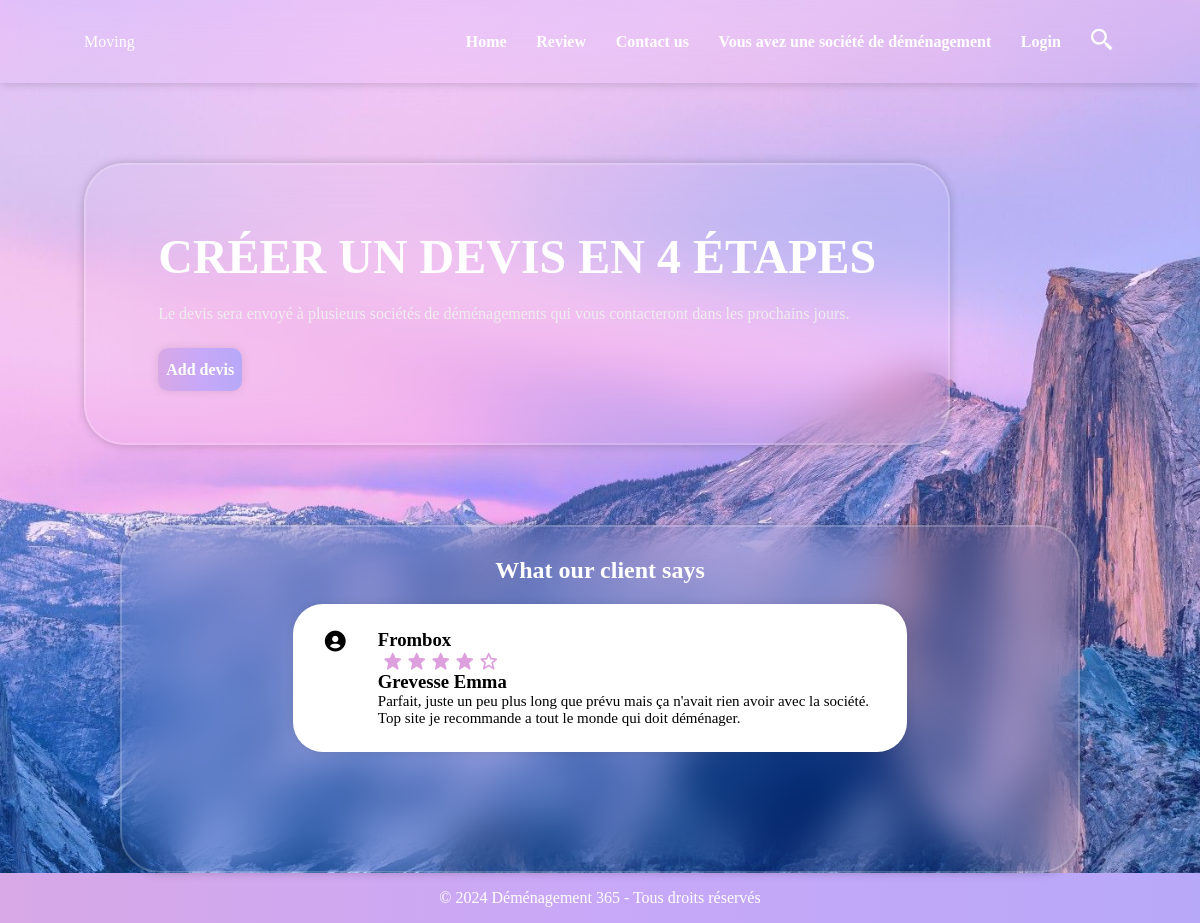
Screenshot of /mon_dem/page_accueil/ with the database file from the repository.
### mon_dem/models.py (models this page shows, shortened)
class Review(models.Model):
    company = models.ForeignKey(MovingCompany, on_delete=models.CASCADE, related_name="review")
    client = models.ForeignKey(CustomUser, on_delete=models.CASCADE, related_name="review")
    rating = models.IntegerField()
    comment = models.TextField()
    created = models.DateTimeField(auto_now_add=True)
    active = models.BooleanField(default=True)

class MovingCompany(models.Model):
    user = models.OneToOneField(settings.AUTH_USER_MODEL, on_delete=models.CASCADE) #directement modif depuis settings
    companyname = models.CharField(max_length=100)
    rue = models.CharField(max_length=200)
    numero_rue = models.CharField(max_length=14)
    post_zip = models.CharField(max_length=20)
    TVA = models.CharField(max_length=14)
    phonenumber = models.CharField(max_length=100)
    national = models.BooleanField(default=False)
    international = models.BooleanField(default=False)
    region = models.ManyToManyField(Region)
    pays = models.ManyToManyField(Pays)
    service = models.ManyToManyField(Services)
    abonnement = models.IntegerField(default=0)
    total_devis = models.IntegerField(default=0)
    limits_reached = models.BooleanField(default=False)
    devis = models.ManyToManyField(MovingRequest, blank=True)
    date_inscription = models.DateTimeField(auto_now_add=True)
    calendar = models.OneToOneField(Calendar, on_delete=models.CASCADE, null=True)
    def __str__(self):
        return self.companyname

class CustomUser(models.Model):
    name = models.CharField(max_length=100)
    firstname = models.CharField(max_length=100)
    phonenumber = models.CharField(max_length=100)
    email = models.EmailField()
    entreprise = models.BooleanField(default=False)
    date_inscription = models.DateTimeField(auto_now_add=True)

### mon_dem/views.py (the view)
# urls.py: path('page_accueil/', views.page_accueil, name='page_accueil'),
def page_accueil(request):
    services =  Services.objects.all()# Redirigez vers une URL après succès.
    reviews_pot = Review.objects.filter(active=True)
    reviews = reviews_pot.order_by('?')[:3]
    return render(request, 'page_accueil.html', {'services' : services, 'reviews' : reviews})

### mon_dem/templates/page_accueil.html (shortened to what this page needs)
	{% extends "base.html" %}
	{% block content %}
	{% load static %}
    <link rel="stylesheet"  href="{% static 'css/home.css' %}">
    <section class="home" id="home">
		<div class="content">
			<h2>Créer un devis en 4 étapes </h2>
			<p>Le devis sera envoyé à plusieurs sociétés de déménagements qui vous contacteront dans les prochains jours.</p>
			<a href="{% url 'client_register' %}" class="button-devis">Add devis</a>
		</div>
    </section>
	<section class="avis" id="review">
		<h1> What our client says</h1>
		<div class="row">
			{% if reviews %}
				{% for review in reviews %}
				<div class="avis-col">
					<i class='bx bxs-user-circle'></i>
					<div class="corps">
						<h3 class="company">  {{review.company}}</h3>
						<div class="rating" data-rating="{{ review.rating }}">
						</div>
						<h3 class="client" >{{review.client.firstname}} {{review.client.name}}</h3>
						<p> {{review.comment}}</p>
					</div>
				</div>
				{% endfor %}
			{% endif %}
		</div>
	</section>
	{% endblock %}

### mon_dem/static/css/base.css (style rules this page uses)
body, h1, h2, h3, p, ul, li, nav, section, footer { margin: 0; padding: 0; box-sizing: border-box; }
:root { --hover-color-text: plum; }
html { font-size: 100%; overflow-x: hidden; scroll-padding-top: 5rem; scroll-behavior: smooth; }
body { background: url('../images/2065277.jpg') no-repeat; background-size: cover; background-position: center; background-attachment: fixed; overflow: auto; display: flex; flex-direction: column; min-height: 100vh; }

### mon_dem/static/css/home.css (style rules this page uses)
* { margin: 0; padding: 0; box-sizing: border-box; }
section { padding: 5rem 7%; }
.home { width: 100%; display: flex; align-items: center; text-align: left; }
.home .content { background: transparent; backdrop-filter: blur(20px); padding: 4rem 7%; border: 2px solid rgba(255, 255, 255, .2); box-shadow: 0 0 10px rgba(0, 0, 0, .2); border-radius: 40px; }
.home .content h2 { font-size: 3rem; text-transform: uppercase; color:#fff; }
.home .content p { font-size: 1rem; font-weight: lighter; color:#eee; line-height: 1.8; padding: 1rem 0; margin-bottom: 1rem; }
.home .content .button-devis { background-image: linear-gradient(to right, #d8a8e6 0%, #c8a8f8 50%, #b8a8f8 100%); border: none; outline: none; padding: .8rem .5rem; border-radius: 10px; box-shadow: 0 0 10px rgba(0, 0, 0, .1); font-size: 1rem; color: #fff; font-weight: 600; text-align: center; text-decoration: none; }
.avis { width: 80%; margin: auto; padding: auto; text-align: center; background: transparent; padding-top: 30px; padding-bottom: 80px; backdrop-filter: blur(20px); border: 2px solid rgba(255, 255, 255, .2); box-shadow: 0 0 10px rgba(0, 0, 0, .2); border-radius: 40px; }
.row { display: flex; justify-content: center; gap: 20px; padding-left: 10px; padding-right: 10px; }
.avis h1 { margin-bottom: 20px; color: #fff; }
.avis-col { width: 80%; max-height: 200px; border-radius: 30px; margin-bottom: 5%; text-align: left; background: #fff; backdrop-filter: blur(20px); box-shadow: 0 0 10px 0px rgba(0, 0, 0, .1); padding: 25px; display: flex; transition: 0.5s; }
.avis-col .corps { overflow-y: auto; text-overflow: auto; }
.avis-col i { font-size: 25px; margin-left: 5px; margin-right: 30px; border-radius: 50%; }
.avis-col p { font-size: 15px; }
.avis-col .rating { display: flex; padding: 0; }

### rows the page displays
Review: company "Frombox", client.firstname "Grevesse", client.name "Emma", comment "Parfait, juste un peu plus long que prévu mais ça n'avait rien avoir avec la société. Top site je recommande a tout le monde qui doit déménager."
